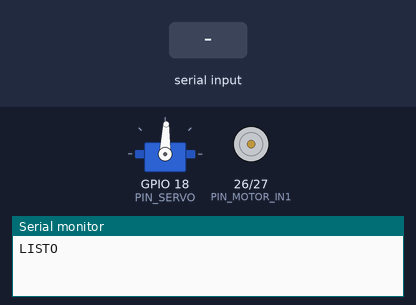
This sketch was run on a simulated ESP32. On the bench: servo, motor-driver pin pairs drawn as motors (green arrow = first pin HIGH = forward, orange = second pin HIGH = backward, longer = more drive, scaled by the enable pin), the last lines printed to the serial monitor. The inputs (shaded band) are chosen by the test bench. Servo pulses on a pin are drawn as a servo (544–2400 µs = 0–180°).

Above: at 1.2 s.
1.3 s: "B,90\n" received over Serial
At 2.5 s:
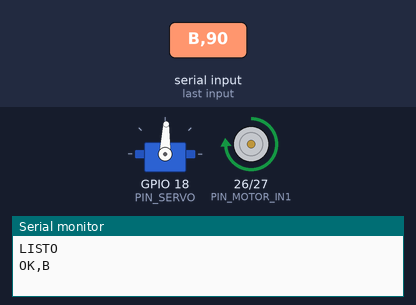
2.8 s: "T,90,45\n" received over Serial
At 4.1 s:
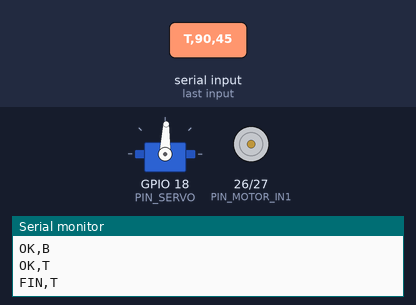
Timing chart, 0 to 5.8 s (numbered marks = the images above; inputs shaded):
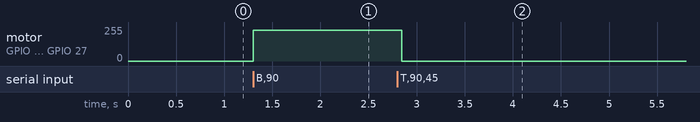

The sketch:

esp32_clasificador.ino
```cpp
#include <Arduino.h>

const int PIN_MOTOR_PWM = 25;
const int PIN_MOTOR_IN1 = 26;
const int PIN_MOTOR_IN2 = 27;
const int PIN_SERVO     = 18;

const bool INVERTIR_BANDA = false;

const int ANG_INICIO = 90;
struct PosMoneda { const char* clase; int angulo; };
const PosMoneda POSICIONES[] = {
  {"50",      12},
  {"100",     46},
  {"200",     74},
  {"500",    112},
  {"1000",   148},
  {"rechazo", 176},
};
const int N_POSICIONES = sizeof(POSICIONES) / sizeof(POSICIONES[0]);
const int ANG_RECHAZO = 176;

const int SERVO_US_MIN = 500;
const int SERVO_US_MAX = 2400;

const int CH_MOTOR = 0, CH_SERVO = 2;
const int MOTOR_FREQ = 20000, MOTOR_BITS = 10;
const int SERVO_FREQ = 50,    SERVO_BITS = 14;

#if defined(ESP_ARDUINO_VERSION_MAJOR) && ESP_ARDUINO_VERSION_MAJOR >= 3
void pwmInit(int pin, int ch, int freq, int bits) { ledcAttachChannel(pin, freq, bits, ch); }
void pwmWrite(int pin, int, uint32_t duty)        { ledcWrite(pin, duty); }
#else
void pwmInit(int pin, int ch, int freq, int bits) { ledcSetup(ch, freq, bits); ledcAttachPin(pin, ch); }
void pwmWrite(int, int ch, uint32_t duty)         { ledcWrite(ch, duty); }
#endif

int  velBanda = 0;
int  angServo = ANG_INICIO;
bool banda_en_tiempo = false;
unsigned long tFinBanda = 0;

bool respPendiente = false;
char respTexto[8] = "";
unsigned long tResp = 0;

char linea[48];
int  nLinea = 0;
bool descartando = false;

void motor(int vel) {
  vel = constrain(vel, 0, 100);
  bool avance = !INVERTIR_BANDA;
  digitalWrite(PIN_MOTOR_IN1, (vel > 0 && avance)  ? HIGH : LOW);
  digitalWrite(PIN_MOTOR_IN2, (vel > 0 && !avance) ? HIGH : LOW);
  pwmWrite(PIN_MOTOR_PWM, CH_MOTOR, (uint32_t)vel * ((1UL << MOTOR_BITS) - 1) / 100);
  velBanda = vel;
}

unsigned long servo(int ang) {
  ang = constrain(ang, 0, 180);
  uint32_t us = SERVO_US_MIN + (uint32_t)(SERVO_US_MAX - SERVO_US_MIN) * ang / 180;
  pwmWrite(PIN_SERVO, CH_SERVO, us * ((1UL << SERVO_BITS) - 1) / 20000UL);
  unsigned long ms = 150 + (unsigned long)abs(ang - angServo) * 4;
  angServo = ang;
  return ms;
}

int anguloDeClase(const char* clase) {
  for (int i = 0; i < N_POSICIONES; i++)
    if (strcmp(clase, POSICIONES[i].clase) == 0) return POSICIONES[i].angulo;
  return ANG_RECHAZO;
}

void responderCuando(const char* texto, unsigned long ms) {
  if (respPendiente) Serial.println(respTexto);
  strncpy(respTexto, texto, sizeof(respTexto) - 1);
  respTexto[sizeof(respTexto) - 1] = 0;
  tResp = millis() + ms;
  respPendiente = true;
}

void error(const char* l) {
  Serial.print("ERR,");
  Serial.println(l);
}

void procesar(char* l) {
  while (*l == ' ') l++;
  if (*l == 0) return;
  int v;
  long ms;
  switch (l[0]) {
    case 'B':
      if (sscanf(l, "B,%d", &v) == 1) {
        banda_en_tiempo = false;
        motor(v);
        Serial.println("OK,B");
      } else error(l);
      break;
    case 'T':
      if (sscanf(l, "T,%d,%ld", &v, &ms) == 2 && ms > 0) {
        motor(v);
        banda_en_tiempo = true;
        tFinBanda = millis() + (unsigned long)ms;
        Serial.println("OK,T");
      } else error(l);
      break;
    case 'A':
      if (sscanf(l, "A,%d", &v) == 1) responderCuando("OK,A", servo(v));
      else error(l);
      break;
    case 'C':
      if (l[1] == ',' && l[2] != 0) {
        char* clase = l + 2;
        responderCuando("OK,C", servo(anguloDeClase(clase)));
      } else error(l);
      break;
    case 'E':
      Serial.println("E,OK");
      break;
    default:
      error(l);
  }
}

void leerSerial() {
  while (Serial.available()) {
    char c = (char)Serial.read();
    if (c == '\r') continue;
    if (c == '\n') {
      if (!descartando && nLinea > 0) { linea[nLinea] = 0; procesar(linea); }
      nLinea = 0; descartando = false;
    } else if (nLinea < (int)sizeof(linea) - 1) {
      linea[nLinea++] = c;
    } else {
      descartando = true;
    }
  }
}

void setup() {
  pinMode(PIN_MOTOR_IN1, OUTPUT);
  pinMode(PIN_MOTOR_IN2, OUTPUT);
  digitalWrite(PIN_MOTOR_IN1, LOW);
  digitalWrite(PIN_MOTOR_IN2, LOW);
  pwmInit(PIN_MOTOR_PWM, CH_MOTOR, MOTOR_FREQ, MOTOR_BITS);
  pwmInit(PIN_SERVO, CH_SERVO, SERVO_FREQ, SERVO_BITS);
  motor(0);
  servo(ANG_INICIO);
  Serial.begin(115200);
  Serial.println("LISTO");
}

void loop() {
  leerSerial();
  unsigned long ahora = millis();

  if (banda_en_tiempo && (long)(ahora - tFinBanda) >= 0) {
    motor(0);
    banda_en_tiempo = false;
    Serial.println("FIN,T");
  }
  if (respPendiente && (long)(ahora - tResp) >= 0) {
    Serial.println(respTexto);
    respPendiente = false;
  }
}
```

Measured:
- after the input at 1.3 s, motor on GPIO 26 (PIN_MOTOR_IN1) / GPIO 27 (PIN_MOTOR_IN2): stopped → forward 229/255 at once
- after the input at 2.8 s, motor on GPIO 26 (PIN_MOTOR_IN1) / GPIO 27 (PIN_MOTOR_IN2): forward 229/255 → stopped after 0.05 s
